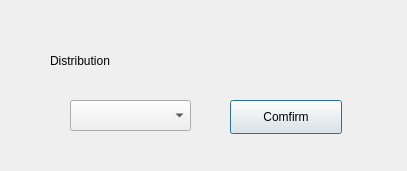
<?xml version="1.0" encoding="UTF-8"?>
<ui version="4.0">
 <class>Dialog_des</class>
 <widget class="QDialog" name="Dialog_des">
  <property name="geometry">
   <rect>
    <x>0</x>
    <y>0</y>
    <width>407</width>
    <height>171</height>
   </rect>
  </property>
  <property name="windowTitle">
   <string>Distribution</string>
  </property>
  <widget class="QComboBox" name="comboBox">
   <property name="geometry">
    <rect>
     <x>70</x>
     <y>100</y>
     <width>121</width>
     <height>31</height>
    </rect>
   </property>
  </widget>
  <widget class="QLabel" name="label">
   <property name="geometry">
    <rect>
     <x>50</x>
     <y>40</y>
     <width>131</width>
     <height>41</height>
    </rect>
   </property>
   <property name="text">
    <string>Distribution</string>
   </property>
  </widget>
  <widget class="QPushButton" name="pushButton">
   <property name="geometry">
    <rect>
     <x>230</x>
     <y>100</y>
     <width>112</width>
     <height>34</height>
    </rect>
   </property>
   <property name="text">
    <string>Comfirm</string>
   </property>
  </widget>
 </widget>
 <resources/>
 <connections/>
</ui>
